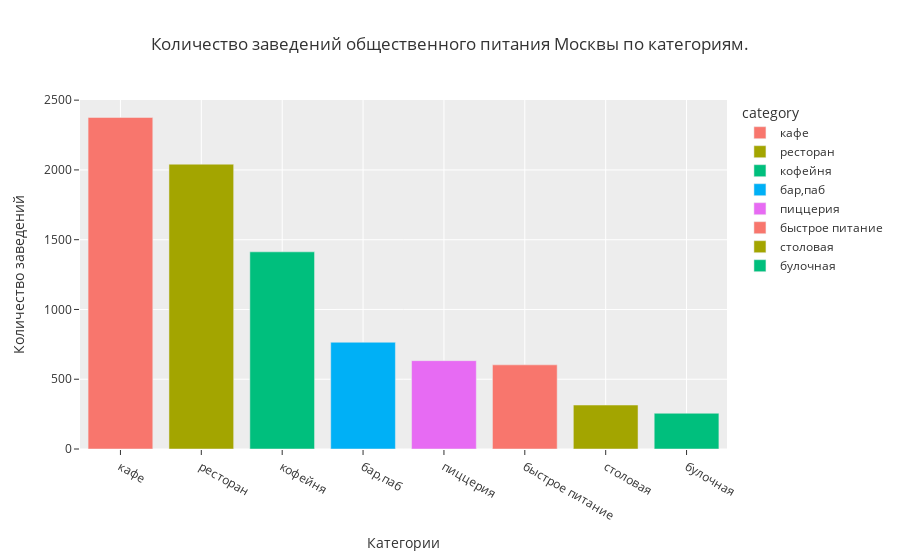

Notebook code for this chart:
### Code cell
fig = px.bar(kafe_category.reset_index(),
            x = 'category',
            y = 'name',
            title = 'Количество заведений общественного питания Москвы по категориям.',
            template = 'ggplot2',
            color='category'
            )

fig.update_layout(xaxis_title = 'Категории',
                 yaxis_title = 'Количество заведений')
fig.update_traces(hovertemplate ='Название категории: %{x} <br>Количество: %{y}')

fig.show()

### Figure 1 — Plotly figure (JSON) as saved in the notebook; plotly's stock layout.template omitted (floating-point values rounded to 4 significant figures)
{"data": [{"alignmentgroup": "True", "hovertemplate": "Название категории: %{x} <br>Количество: %{y}", "legendgroup": "кафе", "marker": {"color": "#F8766D", "pattern": {"shape": ""}}, "name": "кафе", "offsetgroup": "кафе", "orientation": "v", "showlegend": true, "textposition": "auto", "type": "bar", "x": ["кафе"], "xaxis": "x", "y": [2376], "yaxis": "y"}, {"alignmentgroup": "True", "hovertemplate": "Название категории: %{x} <br>Количество: %{y}", "legendgroup": "ресторан", "marker": {"color": "#A3A500", "pattern": {"shape": ""}}, "name": "ресторан", "offsetgroup": "ресторан", "orientation": "v", "showlegend": true, "textposition": "auto", "type": "bar", "x": ["ресторан"], "xaxis": "x", "y": [2041], "yaxis": "y"}, {"alignmentgroup": "True", "hovertemplate": "Название категории: %{x} <br>Количество: %{y}", "legendgroup": "кофейня", "marker": {"color": "#00BF7D", "pattern": {"shape": ""}}, "name": "кофейня", "offsetgroup": "кофейня", "orientation": "v", "showlegend": true, "textposition": "auto", "type": "bar", "x": ["кофейня"], "xaxis": "x", "y": [1413], "yaxis": "y"}, {"alignmentgroup": "True", "hovertemplate": "Название категории: %{x} <br>Количество: %{y}", "legendgroup": "бар,паб", "marker": {"color": "#00B0F6", "pattern": {"shape": ""}}, "name": "бар,паб", "offsetgroup": "бар,паб", "orientation": "v", "showlegend": true, "textposition": "auto", "type": "bar", "x": ["бар,паб"], "xaxis": "x", "y": [765], "yaxis": "y"}, {"alignmentgroup": "True", "hovertemplate": "Название категории: %{x} <br>Количество: %{y}", "legendgroup": "пиццерия", "marker": {"color": "#E76BF3", "pattern": {"shape": ""}}, "name": "пиццерия", "offsetgroup": "пиццерия", "orientation": "v", "showlegend": true, "textposition": "auto", "type": "bar", "x": ["пиццерия"], "xaxis": "x", "y": [633], "yaxis": "y"}, {"alignmentgroup": "True", "hovertemplate": "Название категории: %{x} <br>Количество: %{y}", "legendgroup": "быстрое питание", "marker": {"color": "#F8766D", "pattern": {"shape": ""}}, "name": "быстрое питание", "offsetgroup": "быстрое питание", "orientation": "v", "showlegend": true, "textposition": "auto", "type": "bar", "x": ["быстрое питание"], "xaxis": "x", "y": [603], "yaxis": "y"}, {"alignmentgroup": "True", "hovertemplate": "Название категории: %{x} <br>Количество: %{y}", "legendgroup": "столовая", "marker": {"color": "#A3A500", "pattern": {"shape": ""}}, "name": "столовая", "offsetgroup": "столовая", "orientation": "v", "showlegend": true, "textposition": "auto", "type": "bar", "x": ["столовая"], "xaxis": "x", "y": [315], "yaxis": "y"}, {"alignmentgroup": "True", "hovertemplate": "Название категории: %{x} <br>Количество: %{y}", "legendgroup": "булочная", "marker": {"color": "#00BF7D", "pattern": {"shape": ""}}, "name": "булочная", "offsetgroup": "булочная", "orientation": "v", "showlegend": true, "textposition": "auto", "type": "bar", "x": ["булочная"], "xaxis": "x", "y": [256], "yaxis": "y"}], "layout": {"autosize": true, "barmode": "relative", "legend": {"title": {"text": "category"}, "tracegroupgap": 0}, "title": {"text": "Количество заведений общественного питания Москвы по категориям."}, "xaxis": {"anchor": "y", "autorange": true, "categoryarray": ["кафе", "ресторан", "кофейня", "бар,паб", "пиццерия", "быстрое питание", "столовая", "булочная"], "categoryorder": "array", "domain": [0, 1], "range": [-0.5, 7.5], "title": {"text": "Категории"}, "type": "category"}, "yaxis": {"anchor": "x", "autorange": true, "domain": [0, 1], "range": [0, 2501.0], "title": {"text": "Количество заведений"}, "type": "linear"}}}
